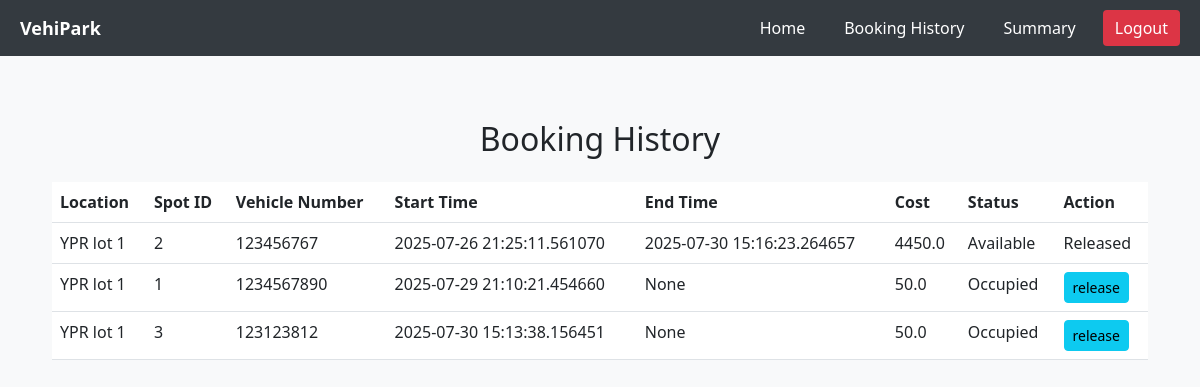
The app's page /history (signed in), older data.
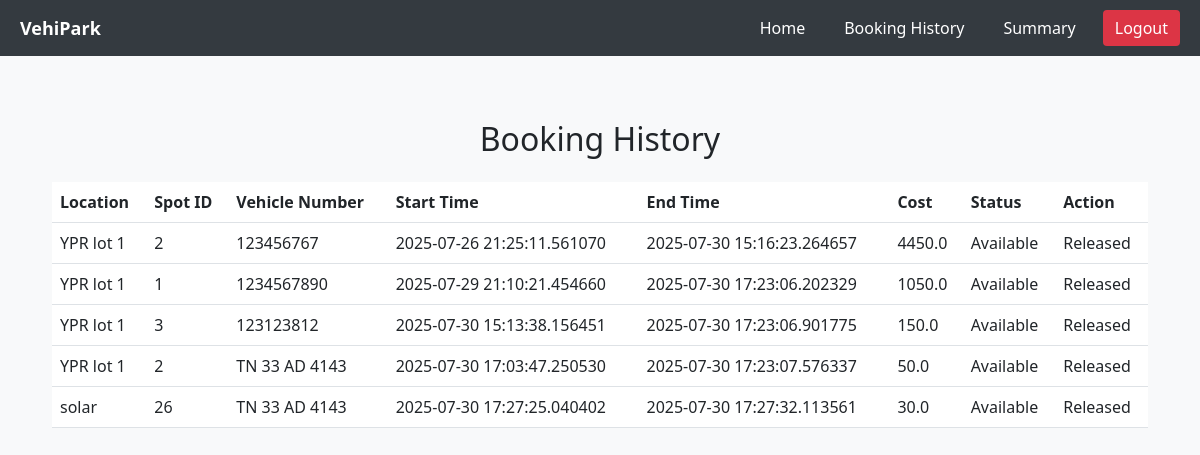
The same page, newer data.
### app.py (models this page shows)
class Booking(db.Model):
    __tablename__ = "booking"
    id = db.Column(db.Integer, primary_key=True)
    user_id = db.Column(db.Integer, db.ForeignKey("user.id"), nullable=False)
    spot_id = db.Column(db.Integer, db.ForeignKey("parkingSpot.id"), nullable=False)
    vehicle_number = db.Column(db.String(20), nullable=False)
    start_time = db.Column(db.DateTime, nullable=False)
    end_time = db.Column(db.DateTime, nullable=True)
    status = db.Column(db.String(20), nullable=False, default="O")
    parking_cost = db.Column(db.Float, nullable=False)
    user = db.relationship("User", back_populates="bookings")
    spot = db.relationship("parkingSpot", back_populates="bookings")

class Parking(db.Model):
    __tablename__ = "parking"
    id = db.Column(db.Integer, primary_key=True)
    primary_location_name = db.Column(db.String(20), nullable=False)
    address = db.Column(db.String(20), nullable=False)
    pin_code = db.Column(db.String(20), nullable=False)
    price = db.Column(db.Float, nullable=False)
    number_of_spots = db.Column(db.Integer, nullable=False)
    spots = db.relationship(
        "parkingSpot", back_populates="parking", cascade="all, delete-orphan"
    )

### app.py (the view)
@app.route("/history", methods=["GET", "POST"])
def history():
    if "username" not in session:
        return redirect(url_for("login"))
    bookings = Booking.query.filter_by(user_id=session["user_id"]).all()
    return render_template("booking_history.html", bookings=bookings)

### templates/booking_history.html (shortened to what this page needs)
{% extends 'user_base.html' %}
{% block content %}
<div class="container mt-4">
    <h2 class="mb-4 text-center">Booking History</h2>
    <table class="table table-hover">
        <thead>
            <tr>
                <th scope="col">Location</th>
                <th scope="col">Spot ID</th>
                <th scope="col">Vehicle Number</th>
                <th scope="col">Start Time</th>
                <th scope="col">End Time</th>
                <th scope="col">Cost</th>
                <th scope="col">Status</th>
                <th scope='col'>Action</th>
            </tr>
        </thead>
        <tbody>
            {% for booking in bookings %}
            <tr>
                <td>{{ booking.spot.parking.primary_location_name }}</td>
                <td>{{ booking.spot_id }}</td>
                <td>{{ booking.vehicle_number }}</td>
                <td>{{ booking.start_time }}</td>
                <td>{{ booking.end_time }}</td>
                <td>{{ booking.parking_cost }}</td>
                <td>
                    {% if booking.status == 'O' %}
                        Occupied
                    {% else %}
                        Available
                    {% endif %}
                </td>
                <td>
                    {% if booking.status == 'Released' %}
                        Released
                    {% else %}
                        <a href="/release_booking/{{ booking.id }}" class="btn btn-info btn-sm">release</a>
                    {% endif %}
                </td>
            </tr>
            {% endfor %}
        </tbody>
    </table>
</div>
{% endblock %}

### templates/user_base.html (shortened to what this page needs)
<!DOCTYPE html>
<html lang="en">
    <head>
        <link href="https://cdn.jsdelivr.net/npm/bootstrap@5.3.0/dist/css/bootstrap.min.css"
              rel="stylesheet">
    </head>
    <body style="background-color: #f8f9fa;">
        <nav style="display: flex;
                    justify-content: space-between;
                    align-items: center;
                    padding: 10px 20px;
                    background-color: #343a40">
            <a href="/user"
               style="text-decoration: none;
                      color: white;
                      font-weight: bold;
                      font-size: 18px">VehiPark</a>
            <div style="display: flex; gap: 15px;">
                <a href="/user"
                   style="text-decoration: none;
                          color: white;
                          padding: 6px 12px;
                          border-radius: 4px">Home</a>
                <a href="/history"
                   style="text-decoration: none;
                          color: white;
                          padding: 6px 12px;
                          border-radius: 4px">Booking History</a>
                <a href="/summary"
                   style="text-decoration: none;
                          color: white;
                          padding: 6px 12px;
                          border-radius: 4px">Summary</a>
                <a href="/logout"
                   style="text-decoration: none;
                          color: white;
                          background-color: #dc3545;
                          padding: 6px 12px;
                          border-radius: 4px">Logout</a>
            </div>
        </nav>
        <div style="padding: 40px;">
            {% block content %}{% endblock %}
        </div>
    </body>
</html>

Row changes from the older to the newer data that the page shows:
changed Booking (number 2 of 5 on the later page): end_time "None" → "2025-07-30 17:23:06.202329"; parking_cost "50.0" → "1050.0"; status "Occupied release" → "Available Released"
changed Booking (number 3 of 5 on the later page): end_time "None" → "2025-07-30 17:23:06.901775"; parking_cost "50.0" → "150.0"; status "Occupied release" → "Available Released"
added Booking: spot.parking.primary_location_name "YPR lot 1", spot_id "2", vehicle_number "TN 33 AD 4143", start_time "2025-07-30 17:03:47.250530", end_time "2025-07-30 17:23:07.576337", parking_cost "50.0", status "Available"
added Booking: spot.parking.primary_location_name "solar", spot_id "26", vehicle_number "TN 33 AD 4143", start_time "2025-07-30 17:27:25.040402", end_time "2025-07-30 17:27:32.113561", parking_cost "30.0", status "Available"
